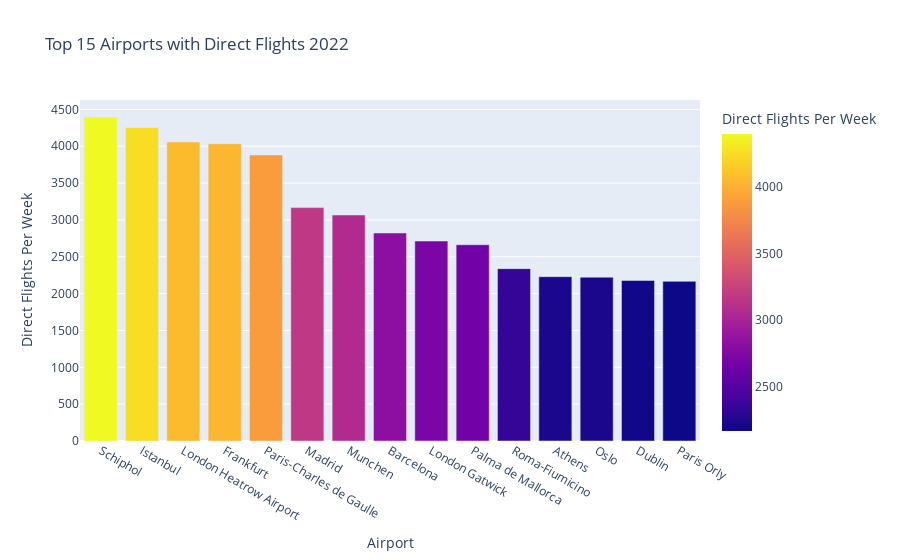

Write notebook code for a chart like this one.
### Markdown cell above
Maar dit is slechts het directe effect. Het indirecte effect van Schiphol is nog vele malen groter:

### Code cell
#@title
# read in the data
df = pd.read_csv(f'{data_path}directflight2022.csv')
df = df.dropna()
df = df.head(15)

#now using plotly
fig = px.bar(df, x='Airport', y='Direct Flights Per Week', color='Direct Flights Per Week', title='Top 15 Airports with Direct Flights 2022')

fig

### Figure 1 — Plotly figure (JSON) as saved in the notebook; plotly's stock layout.template omitted (floating-point values rounded to 4 significant figures)
{"data": [{"alignmentgroup": "True", "hovertemplate": "Airport=%{x}<br>Direct Flights Per Week=%{marker.color}<extra></extra>", "legendgroup": "", "marker": {"color": [4396, 4254, 4058, 4034, 3882, 3167, 3067, 2823, 2714, 2663, 2339, 2230, 2223, 2179, 2167], "coloraxis": "coloraxis", "pattern": {"shape": ""}}, "name": "", "offsetgroup": "", "orientation": "v", "showlegend": false, "textposition": "auto", "type": "bar", "x": ["Schiphol", "Istanbul", "London Heatrow Airport", "Frankfurt", "Paris-Charles de Gaulle", "Madrid", "Munchen", "Barcelona", "London Gatwick", "Palma de Mallorca", "Roma-Fiumicino", "Athens", "Oslo", "Dublin", "Paris Orly"], "xaxis": "x", "y": [4396, 4254, 4058, 4034, 3882, 3167, 3067, 2823, 2714, 2663, 2339, 2230, 2223, 2179, 2167], "yaxis": "y"}], "layout": {"barmode": "relative", "coloraxis": {"colorbar": {"title": {"text": "Direct Flights Per Week"}}, "colorscale": [[0, "#0d0887"], [0.1111, "#46039f"], [0.2222, "#7201a8"], [0.3333, "#9c179e"], [0.4444, "#bd3786"], [0.5556, "#d8576b"], [0.6667, "#ed7953"], [0.7778, "#fb9f3a"], [0.8889, "#fdca26"], [1, "#f0f921"]]}, "legend": {"tracegroupgap": 0}, "title": {"text": "Top 15 Airports with Direct Flights 2022"}, "xaxis": {"anchor": "y", "domain": [0, 1], "title": {"text": "Airport"}}, "yaxis": {"anchor": "x", "domain": [0, 1], "title": {"text": "Direct Flights Per Week"}}}}
